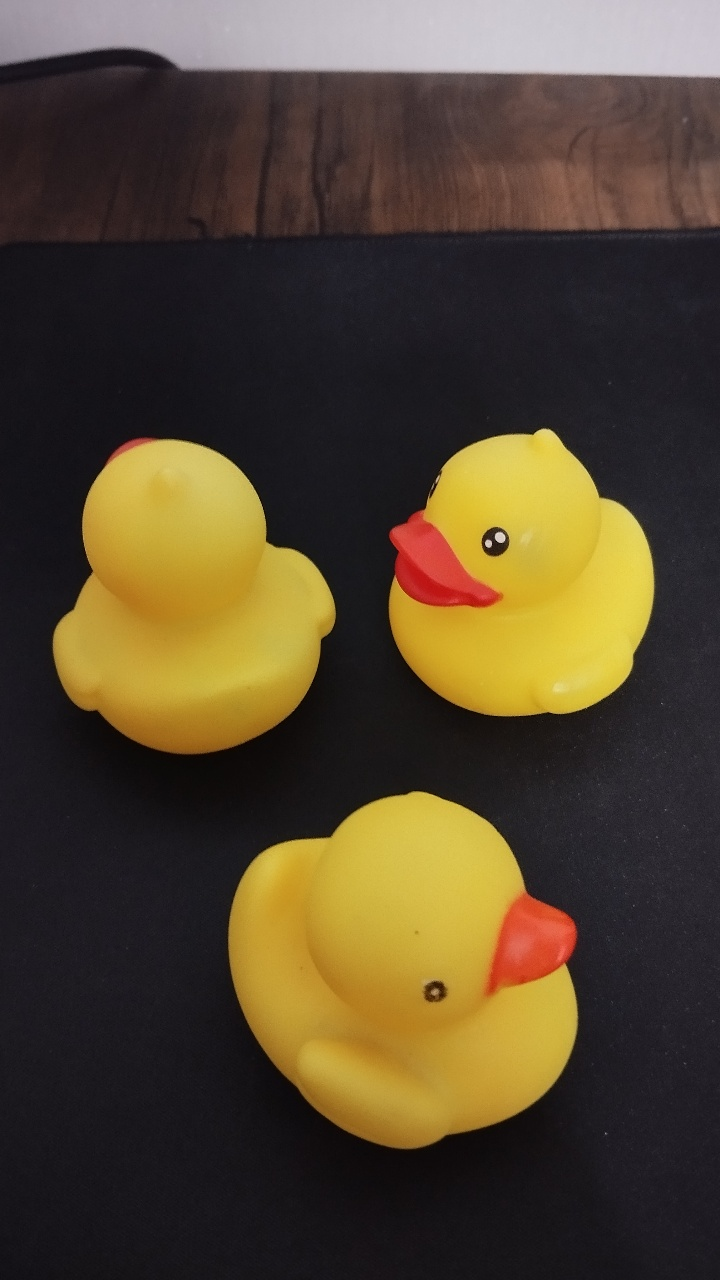
#> input picture ducks.jpg, 720 x 1280 px
$ python detector_image.py
#> lines starting #> are read from the running program, lines starting #| are printed output that depends on the picture; after the words box and inside, x2 and y2 are one past the last pixel; in counts of white or black regions, pixels touching at a corner belong together
import cv2

cascade_path = './cascade.xml'
cascade = cv2.CascadeClassifier(cascade_path)

image_path = './ducks.jpg'
image = cv2.imread(image_path)
#> image is the input picture: shape (1280, 720, 3); mean B, G, R 47.2, 69.1, 82.5

gray = cv2.cvtColor(image, cv2.COLOR_BGR2GRAY)
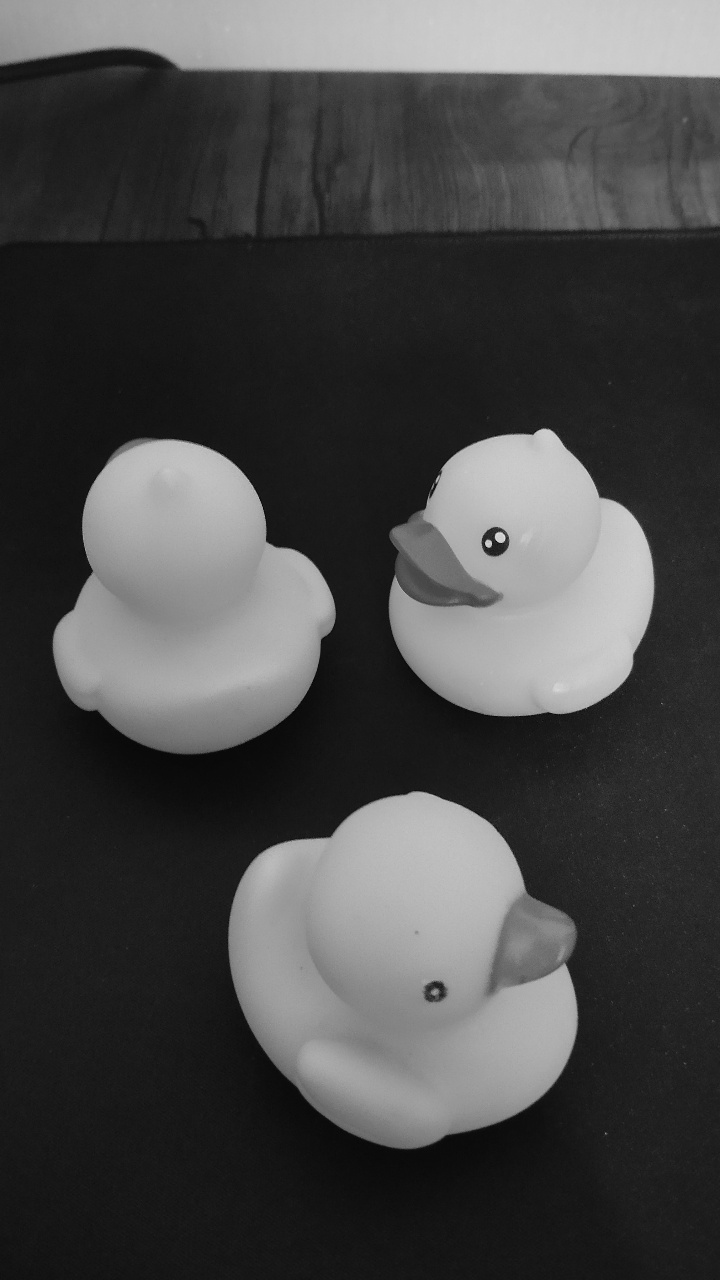
#> gray: shape (1280, 720); min 3, max 227, mean 70.7

objects = cascade.detectMultiScale(gray, scaleFactor=1.1, minNeighbors=5)
#> objects = [[47, 463, 282, 282], [381, 430, 285, 285], [229, 781, 354, 354]]

for (x, y, w, h) in objects:
    cv2.rectangle(image, (x, y), (x+w, y+h), (0, 0, 255), 4)
#> this loop made 3 passes
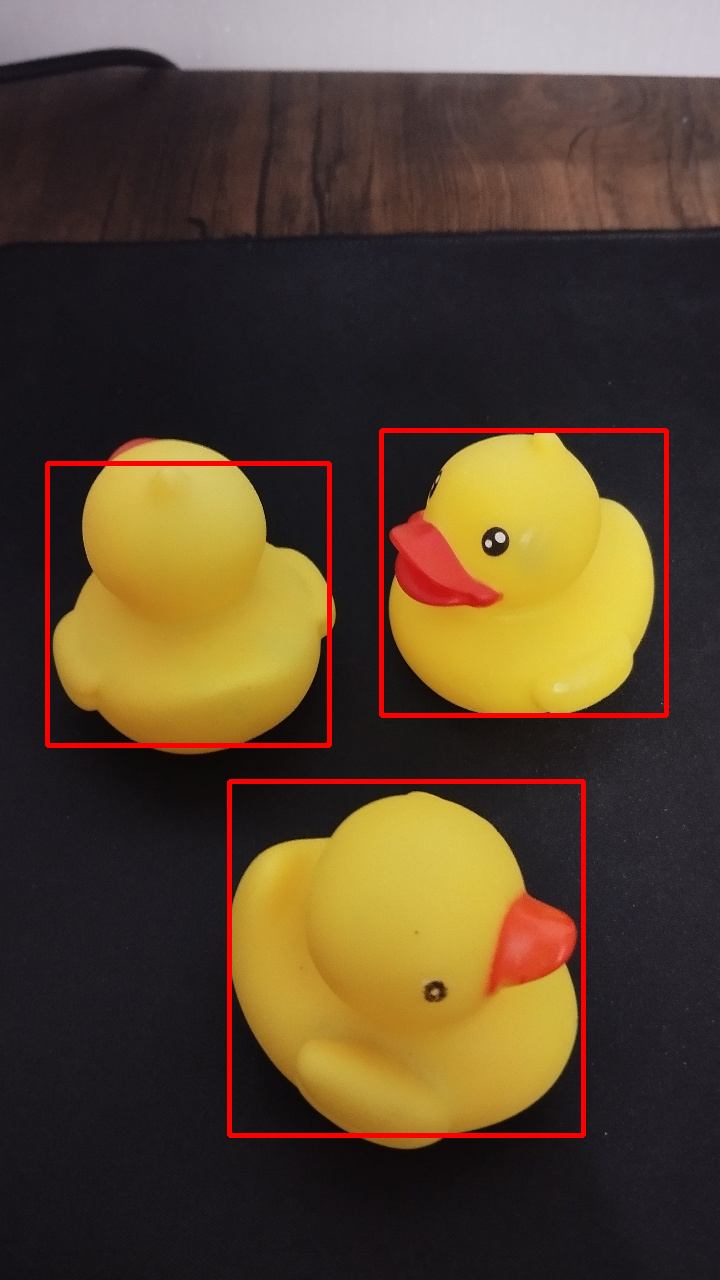
#> image: shape (1280, 720, 3); 1.99% of pixels changed, all inside (x1, y1, x2, y2) = (45, 428, 669, 1138)

cv2.imshow('Object Detection', image)

cv2.waitKey(0)
cv2.destroyAllWindows()
